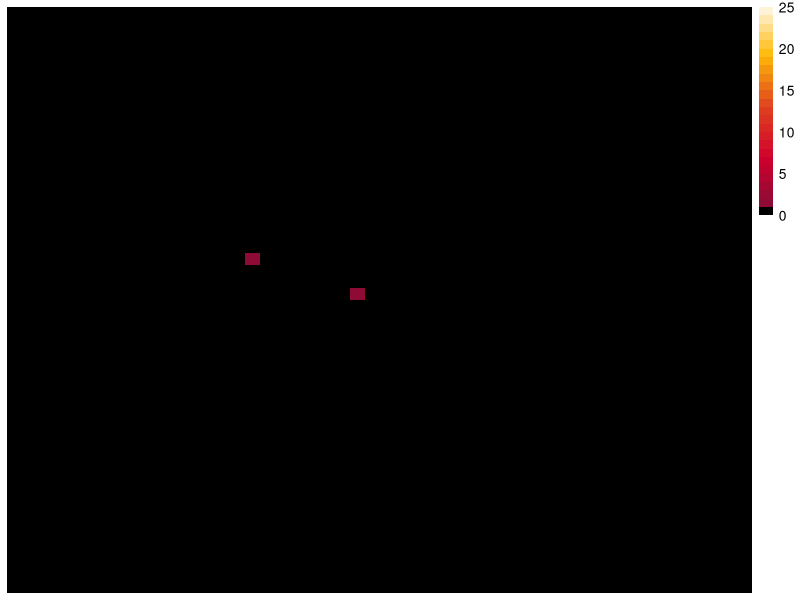
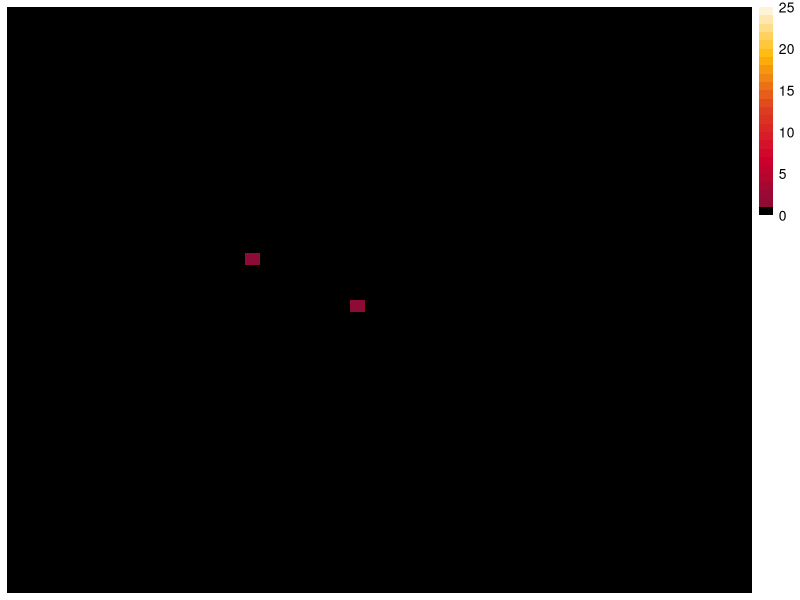
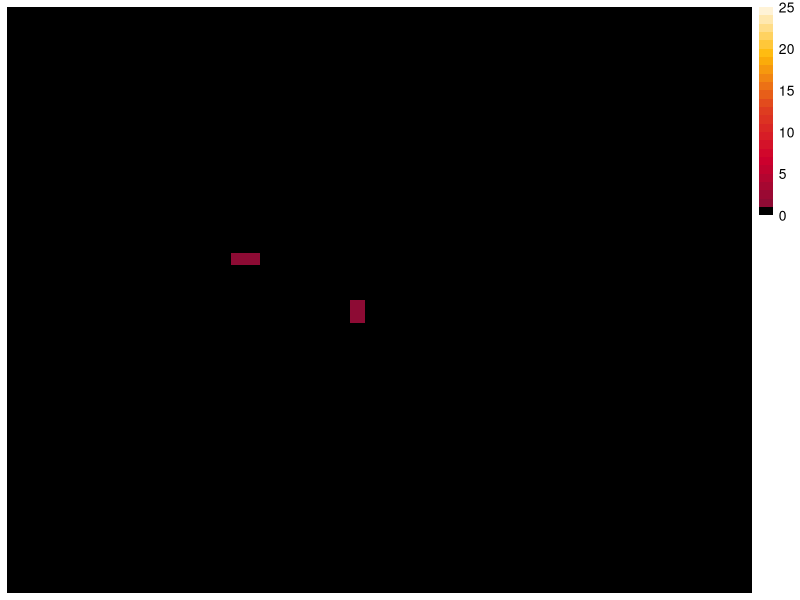
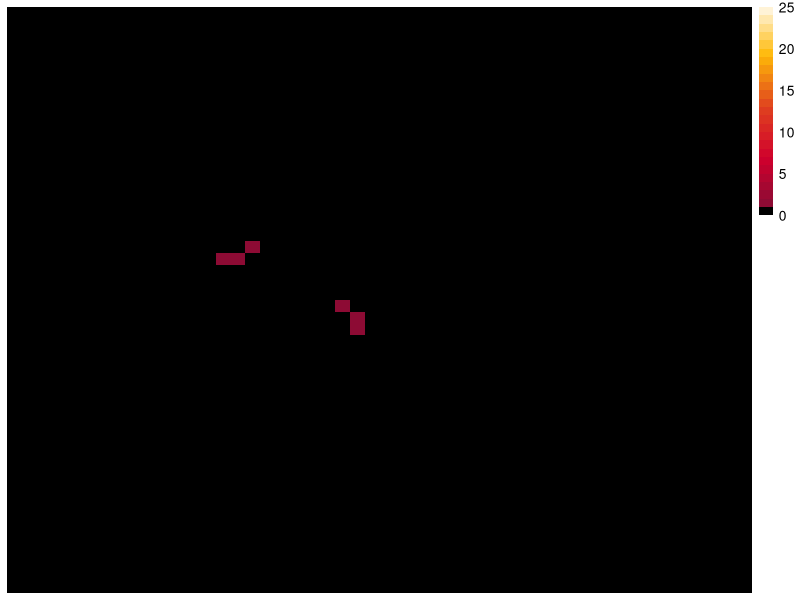
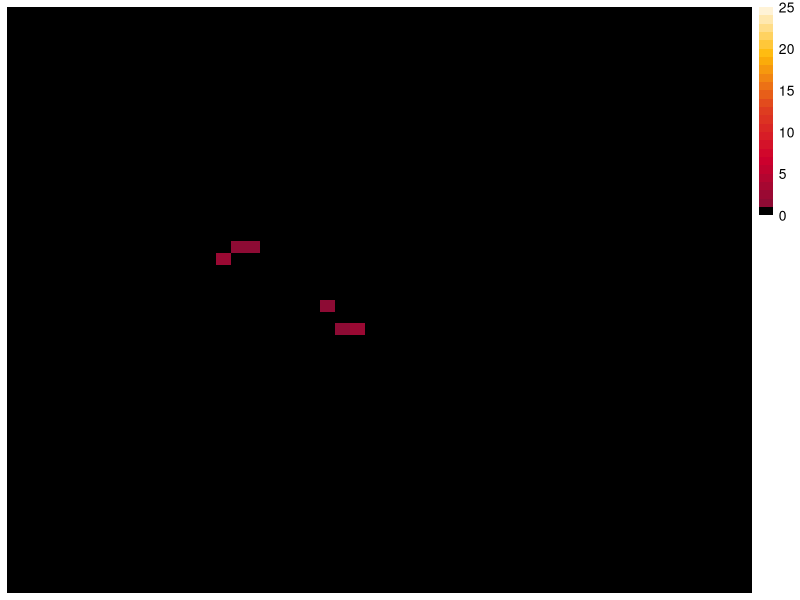
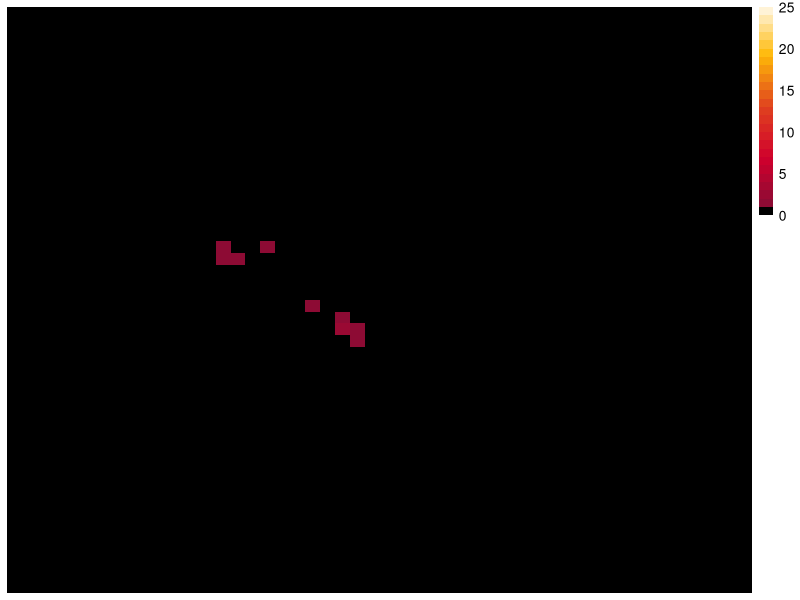
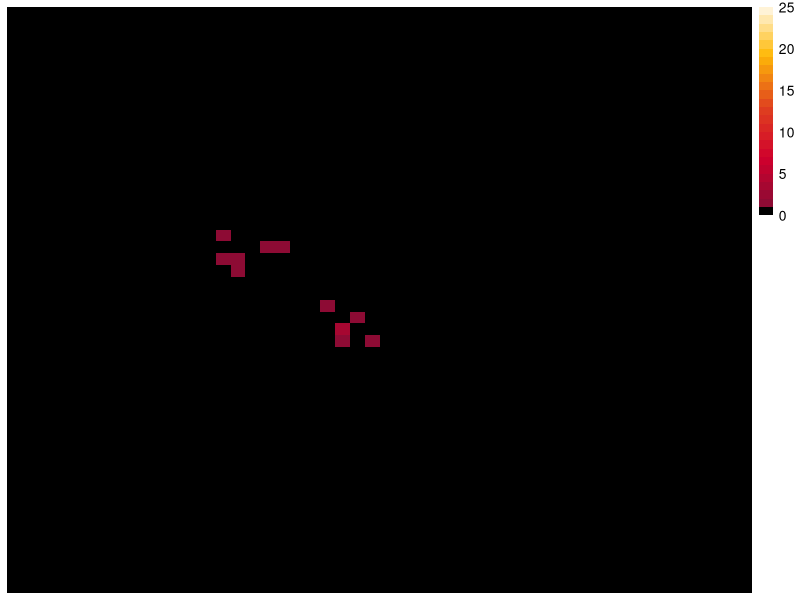
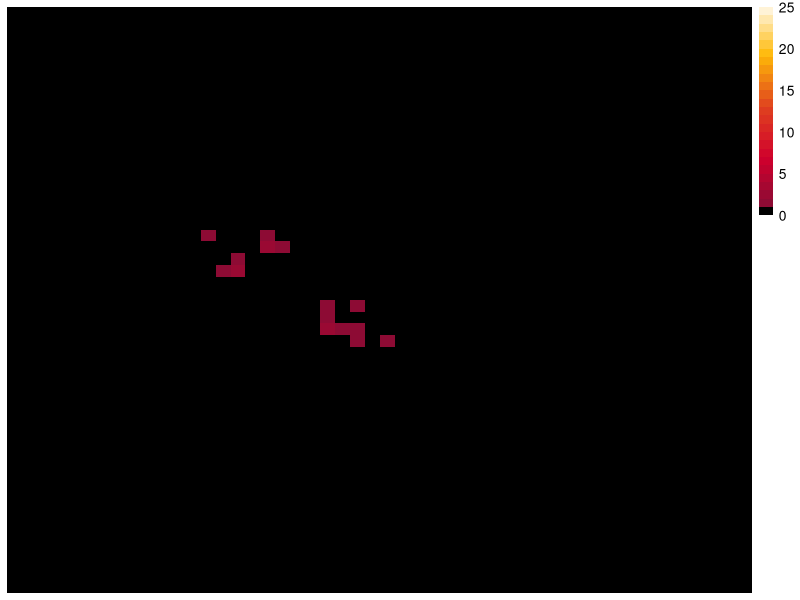

The R script that drew these images, in order: (Note: this script raises an error after producing the figures.)
## ----setup, include=FALSE-------------------------------------------------------------------------------------------------------------
knitr::opts_chunk$set(echo = TRUE)
library(data.table)
library(pheatmap)
library(magick)
library(RColorBrewer)
library(scales)
library(Matrix)
library(tidyverse)


## ----define functions-----------------------------------------------------------------------------------------------------------------
mat <- function(df, nx, ny)  {
    ## Tally up the frequencies
    dt <- data.table(df, key=c("x", "y"))
    xyN <- dt[, .N, by=key(dt)]
    ## Place counts in matrix in their respective i/j x/y row/column
    as.matrix(with(xyN, sparseMatrix(i=x,j=y,x=N,dims=c(nx,ny))))
}


move<-function() sample(1:5, 1)
ment<-data.frame(matrix(c(1,0,0,
                          2,1,0,
                          3,0,1,
                          4,-1,0,
                          5,0,-1), byrow=T, nrow=5)) # matrix with information regarding possible movements
colnames(ment)<-c("State", "delta X", "delta Y")

life<-function() runif(1, min = 0.8, max = 1.0)



K<-20 # carrying capacity

n<-50 # size of world (an n x n square)




gif<-function(fps, title="gif"){
  ## list file names and read in
imgs <- list.files("/Users/nicklatina/Desktop/ca_output", full.names = T)
imgs<-imgs[order(imgs)]
img_list <- lapply(imgs, image_read)

## join the images together
img_joined <- image_join(img_list)

## animate at 2 frames per second
img_animated <- image_animate(img_joined, fps = fps)

## view animated image
#img_animated

## save to disk
image_write(image = img_animated,
            path = paste("/Users/nicklatina/Desktop/",title,".gif", sep=""))
}


## ----CA-------------------------------------------------------------------------------------------------------------------------------


steps<-50

ledger<-data.frame(matrix(c(1,25,25,1,1), nrow=1))
colnames(ledger) = c("ID", "x", "y", "move" ,"life")
ledger<-rbind(ledger, c(max(ledger$ID)+1,22,17,2,0.7))

M<-0
L<-0
i<-1
for(z in 1:steps){
  store<-c()
for (i in which(is.na(ledger[,2]) == F)){
 ledger[i,"move"]<-move() # create values that will instruct moving/life cycle behaviors for each agent
  ledger[i,"life"]<-life()
  
  dv<-sample(1:3,1)
  if(dv == 1){ #life cycle

    if(ledger[i,"life"] < 0.0){
      ledger[i,2:5]<-NA # kill agent, while retaining ID
    } else {
      noob<-ledger[i,] # create daughter agent
      noob[2:3]<-noob[2:3]+ment[which(ment[,1] == noob[[4]]), 2:3] # place daughter agent in one of 5 cells
      noob[[1]]<-max(rbind(ledger,store)[,1])+1 # give daughter agent a new ID
      store<-rbind(store,noob) # store daughter agent; will be added to ledger after every agent in this timestep is updated
    } 
    }else { # movement

      ledger[i,2:3]<-ledger[i,2:3]+ment[which(ment[,1] == ledger[i,4]), 2:3] # move agent
    } } 
  
  # add daughter agents to ledger
  ledger<-rbind(ledger,store) 
  
  # any agent that tries to cross boundaries gets killed
   ledger[which((ledger[,2] >= n)),2:5]<-NA
   ledger[which((ledger[,3] >= n)),2:5]<-NA
  ledger[which((ledger[,2] < 1)),2:5]<-NA
   ledger[which((ledger[,3] < 1)),2:5]<-NA
   
                                                 ### Carrying Cpacity #####
   # create subset of ledger that only contains living agents
df<-data.frame(x=ledger[,"x"], y=ledger[,"y"]) %>% .[which(is.na(.[,1]) == F),] 

    # Tally up the frequencies
    dt <- data.table(df, key=c("x", "y"))
    xyN <- dt[, .N, by=key(dt)]

    # figure out which grid spaces have >K agents, and randomly kill off until pop = K
    TooBig<-xyN[which(xyN[,"N"] > K ),1:2]
    if(nrow(TooBig) > 1){
    for( v in 1:nrow(TooBig)){
      xx<-as.numeric(TooBig[v,1]) ; yy<-as.numeric(TooBig[v,2])
      dv<-ledger[which(ledger[,2] == xx),]
      dv<-dv[which(dv[,3] == yy),] %>%
      slice_sample(., n=(nrow(dv)-K))
      ledger[dv$ID,2:5]<-NA
    }} else{
    }
  
    xyN <- dt[, .N, by=key(dt)]
    
    ## Place counts in matrix in their respective i/j x/y row/column
    ts<-as.matrix(with(xyN, sparseMatrix(i=x,j=y,x=N,dims=c(n,n))))
    

# graphing
  jpeg(filename=paste("/Users/nicklatina/Desktop/ca_output/",z+1000,".jpeg", sep=""))

  breaksList = seq(0,25, by = 1)
  color<-colorRampPalette(c("#810E36","#D0002D", "#E0421F","#FFBA08", "#ffffff"))(length(breaksList))
  color[[1]]<-c("#000000")

pheatmap(ts+1,
         color = color, border_color=NA,
         breaks = breaksList,
         cluster_rows=FALSE, cluster_cols=FALSE)

  dev.off()
}

gif(10,"CA")


 #show_col(color, labels=F)

length(which(is.na(ledger[,2]) == T))/nrow(ledger) # dead cells

 
